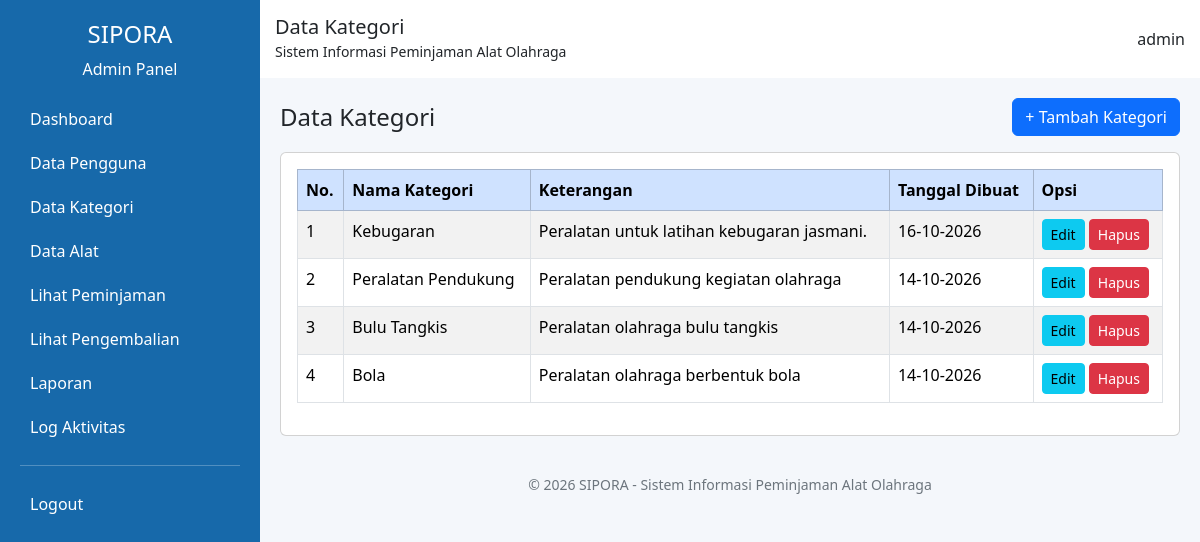
The app's page /admin/kategori.php (signed in) with its own data.
### tables this page shows
CREATE TABLE `kategori` (
  `id_kategori` int(11) NOT NULL,
  `nama_kategori` varchar(100) NOT NULL,
  `keterangan` text DEFAULT NULL,
  `created_at` timestamp NOT NULL DEFAULT current_timestamp()
);

### admin/kategori.php (the view, shortened to what this page needs)
<?php
include '../koneksi.php';
include 'header.php';
$data = mysqli_query($koneksi, "
    SELECT id_kategori, nama_kategori, keterangan, created_at
    FROM kategori
    ORDER BY id_kategori DESC
");
?>
<div class="d-flex justify-content-between align-items-center mb-3">
    <h4 class="mb-0">Data Kategori</h4>
    <a href="kategori_tambah.php" class="btn btn-primary">
        + Tambah Kategori
    </a>
</div>
<div class="card">
    <div class="card-body">
        <div class="table-responsive">
            <table class="table table-bordered table-striped">
                <thead class="table-primary">
                    <tr>
                        <th>No.</th>
                        <th>Nama Kategori</th>
                        <th>Keterangan</th>
                        <th>Tanggal Dibuat</th>
                        <th>Opsi</th>
                    </tr>
                </thead>
                <tbody>
                    <?php if (mysqli_num_rows($data) > 0): ?>
                        <?php $no = 1; ?>
                        <?php while ($d = mysqli_fetch_assoc($data)): ?>
                            <tr>
                                <td><?= $no++ ?></td>
                                <td>
                                    <?= htmlspecialchars($d['nama_kategori']) ?>
                                </td>
                                <td>
                                    <?= htmlspecialchars($d['keterangan'] ?? '') ?>
                                </td>
                                <td>
                                    <?= date(
                                        'd-m-Y',
                                        strtotime($d['created_at'])
                                    ) ?>
                                </td>
                                <td>
                                    <a href="kategori_edit.php?id=<?= $d['id_kategori'] ?>"
                                       class="btn btn-info btn-sm">
                                        Edit
                                    </a>
                                    <a href="kategori_hapus.php?id=<?= $d['id_kategori'] ?>"
                                       class="btn btn-danger btn-sm"
                                       onclick="return confirm('Yakin ingin menghapus kategori ini?')">
                                        Hapus
                                    </a>
                                </td>
                            </tr>
                        <?php endwhile; ?>
                    <?php endif; ?>
                </tbody>
            </table>
        </div>
    </div>
</div>
<?php include 'footer.php'; ?>

### admin/header.php (style rules this page uses)
body { background-color: #f4f7fb; }

### records on screen
kategori: nama_kategori "Kebugaran", keterangan "Peralatan untuk latihan kebugaran jasmani.", created_at "16-10-2026"
kategori: nama_kategori "Peralatan Pendukung", keterangan "Peralatan pendukung kegiatan olahraga", created_at "14-10-2026"
kategori: nama_kategori "Bulu Tangkis", keterangan "Peralatan olahraga bulu tangkis", created_at "14-10-2026"
kategori: nama_kategori "Bola", keterangan "Peralatan olahraga berbentuk bola", created_at "14-10-2026"

### other values on screen
$judul "Data Kategori"
$_SESSION['username'] "admin"
